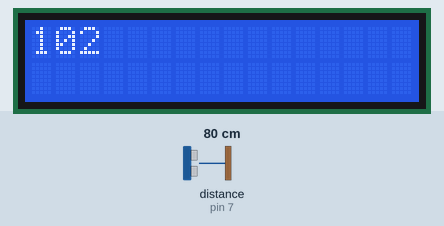
This sketch was run on a simulated Arduino Uno, built with avr-gcc and run on an emulated ATmega328P. Parts: 16×2 character LCD. Wiring (inferred from the names in the program): ultrasonic range finder: trigger pin 8; echo pin 7. Inputs (shaded band) come from the test bench; at power-on: distance to the obstacle (sensor on pin 7) 80 cm. The echo pulse lasts 58.3 µs per cm.

Above: at 1.2 s.
1.3 s: distance to the obstacle (sensor on pin 7) set to 2 cm
At 1.9 s:
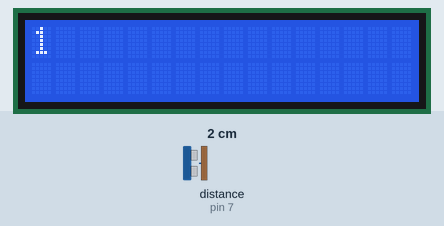
3.0 s: distance to the obstacle (sensor on pin 7) set to 4 cm
At 3.4 s:
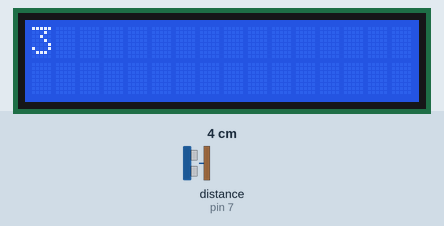
4.5 s: distance to the obstacle (sensor on pin 7) set to 9 cm
At 5.0 s:
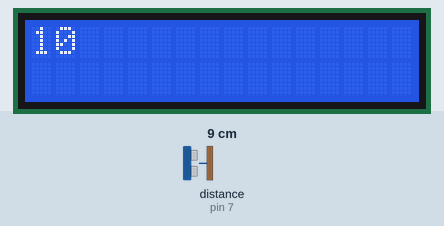
Timing chart, 0 to 7.5 s (numbered marks = the images above; inputs shaded):
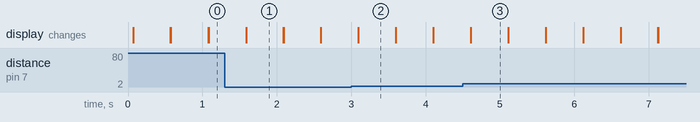

Measured:
- after the input at 1.3 s, the display: first differs from a run without the input after 0.29 s (image 1)
- after the input at 3.0 s, the display: first differs from a run without the input after 0.10 s (image 2)
- after the input at 4.5 s, the display: first differs from a run without the input after 0.11 s (image 3)
- what the display in image 1 shows lasts 0.5 s, from 1.6 s to 2.1 s

The sketch:

ex8.ino
```cpp
#include "LiquidCrystal.h"

int ECHO_pin = 7; // 변수 선언
int TRIG_pin = 8; // 변수 선언
int distance; // 변수 선언


LiquidCrystal lcd(12,11,5,4,3,2); // lcd 모니터 쓰기 위한 선언

void setup(){
pinMode(ECHO_pin, INPUT); // echo pin input
pinMode(TRIG_pin, OUTPUT); // trig pin output

lcd.begin(16,2); // lcd 초기화
}
void loop(){
digitalWrite(TRIG_pin, LOW); // trig 핀을 2microseconds동안 LOW
delayMicroseconds(2);
digitalWrite(TRIG_pin, HIGH);// trig 핀을 10microseconds동안 HIGH
delayMicroseconds(10);
digitalWrite(TRIG_pin, LOW);// trig 핀 LOW

distance = pulseIn(ECHO_pin, HIGH); //펄스 지속시간 읽기
int val1 = distance/58;//펄스 시간을 거리로 계산

int val2 = map(val1, 0, 200, 0, 255); //측정 범위를 0~200으로 선언

lcd.print(val2); //LCD에 val2 출력
delay(500); // 0.5 delay
lcd.clear();//lcd clear
}
```
